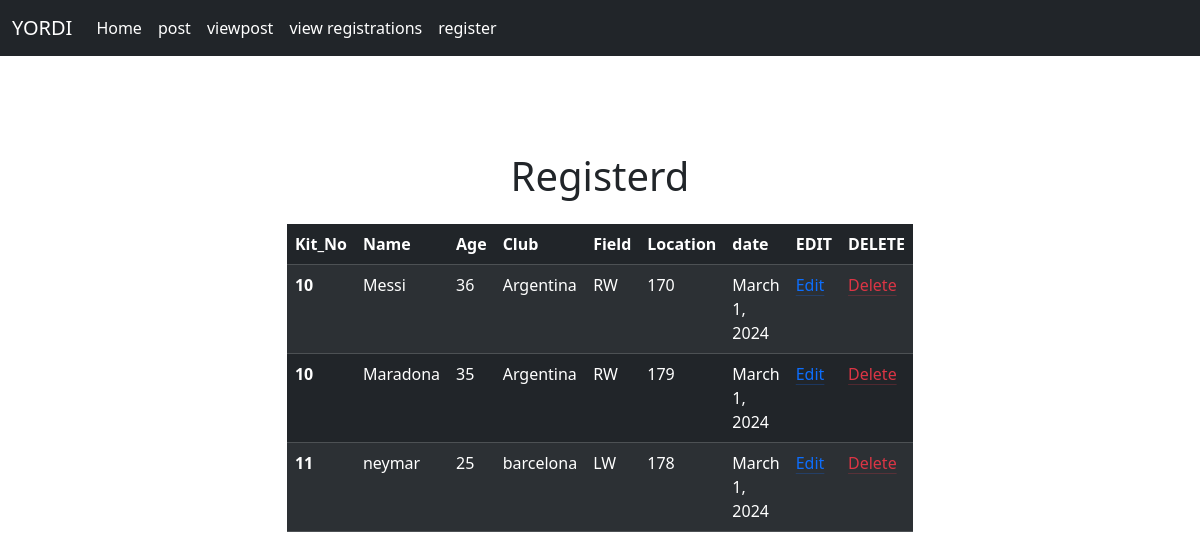
/viewre/, run on the app's committed database.
### polls/models.py (models this page shows, shortened)
class registering(models.Model):
    name = models.CharField(max_length = 20)
    Age = models.IntegerField()
    ide = models.IntegerField()
    collage_name = models.CharField(max_length =50)
    field = models.CharField(max_length =50)
    location = models.CharField(max_length =50)
    date = models.DateField(auto_now=True, null=True)

### polls/views.py (the view)
# urls.py: path('viewre/', viewre, name='viewre'),
def viewre(request):
    viewr = registering.objects.all()
    data = {'viewr': viewr}
    return render(request, 'viewsign.html', data)

### polls/templates/viewsign.html
{% extends "base.html" %}
{% block main %}
<div class="d-flex flex-column align-items-center justify-content-center tex-center mt-5 pt-5 " >
    <h1>Registerd</h1>
<table class="table table-dark table-striped w-50 mt-3">
    <thead>
      <tr>
        <th scope="col">Kit_No</th>
        <th scope="col">Name</th>
        <th scope="col">Age</th>
        <th scope="col">Club</th>
        <th scope="col">Field</th>
        <th scope="col">Location</th>
        <th scope="col">date</th>
        <th scope="col">EDIT</th>
        <th scope="col">DELETE</th>
      </tr>
    </thead>
    <tbody>
      {% for re in viewr %}
      <tr>
        <th scope="row">{{re.ide}}</th>
        <td>{{re.name}}</td>
        <td>{{re.Age}}</td>
        <td>{{re.collage_name}}</td>
        <td>{{re.field}}</td>
        <td>{{re.location}}</td>
        <td>{{re.date}}</td>
        <td> <a href="{% url 'register' re.id%}" class="link-primary link-offset-2 link-underline-opacity-25 link-underline-opacity-100-hover">Edit</a></td>
        <td> <a href="{% url 'deleteregister' re.id%}" class="link-danger link-offset-2 link-underline-opacity-25 link-underline-opacity-100-hover">Delete</a></td>
      </tr>
      {% endfor %}
    </tbody>
  </table>
</div>
{% endblock %}

### polls/templates/base.html (shortened to what this page needs)
<!DOCTYPE html>
<html lang="en">
<head>
    <link href="https://cdn.jsdelivr.net/npm/bootstrap@5.3.3/dist/css/bootstrap.min.css" rel="stylesheet">
</head>
<body>
    <nav class="navbar navbar-expand-lg bg-dark text-center">
        <div class="container-fluid">
          <a class="navbar-brand text-white" href="#">YORDI</a>
          <div class="collapse navbar-collapse" id="navbarScroll">
            <ul class="navbar-nav me-auto my-2 my-lg-0 navbar-nav-scroll text-center">
              <li class="nav-item">
                <a class="nav-link active text-white" href="{% url '' %}">Home</a>
              </li>
              <li class="nav-item">
                <a class="nav-link text-white btn btn-dark" href="{% url 'post' %}">post</a>
              </li>
              <li class="nav-item dropdown">
                <a class="nav-link text-white" href="{% url 'viewpost' %}" >
                    viewpost
                </a>
              </li>
              <li class="nav-item">
                <a class="nav-link text-white btn btn-dark" href="{% url 'viewre' %}">view registrations</a>
              </li>
              <li class="nav-item">
                <a class="nav-link text-white btn btn-dark" href="{% url 'registercreate' %}">register</a>
              </li>
            </ul>
          </div>
        </div>
      </nav>
    {% block main %}
    {% endblock %}
</body>
</html>

### data on the page
registering: ide "10", name "Messi", Age "36", collage_name "Argentina", field "RW", location "170", date "March 1, 2024"
registering: ide "10", name "Maradona", Age "35", collage_name "Argentina", field "RW", location "179", date "March 1, 2024"
registering: ide "11", name "neymar", Age "25", collage_name "barcelona", field "LW", location "178", date "March 1, 2024"
